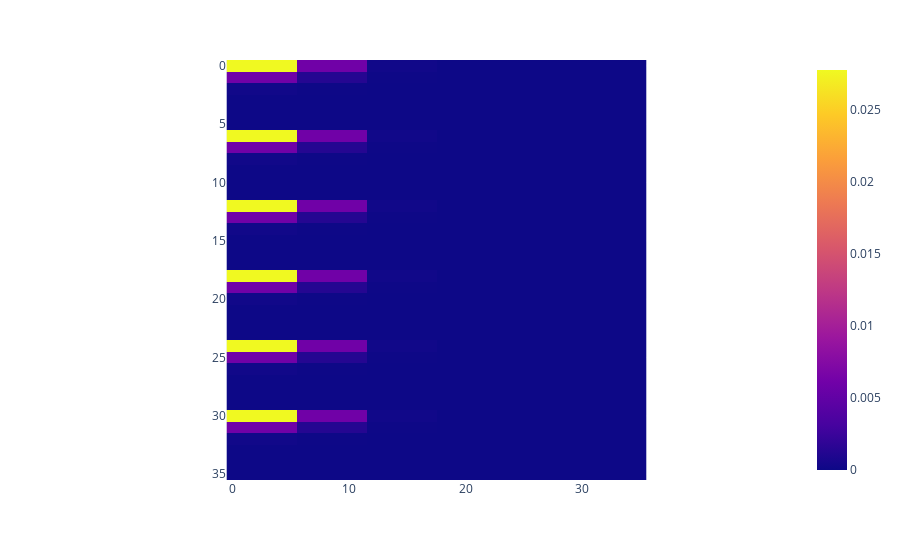

Notebook code for this chart:
### Code cell
px.imshow(T.basis[:,0].reshape((36,36)))

### Figure 1 — Plotly figure (JSON) as saved in the notebook; plotly's stock layout.template omitted (floating-point values rounded to 4 significant figures; data arrays with more than 128 entries replaced by an {"elided": "..."} marker saying what was removed)
{"data": [{"coloraxis": "coloraxis", "type": "heatmap", "z": {"elided": "36x36 float values"}}], "layout": {"coloraxis": {"colorscale": [[0, "#0d0887"], [0.1111, "#46039f"], [0.2222, "#7201a8"], [0.3333, "#9c179e"], [0.4444, "#bd3786"], [0.5556, "#d8576b"], [0.6667, "#ed7953"], [0.7778, "#fb9f3a"], [0.8889, "#fdca26"], [1, "#f0f921"]]}, "margin": {"t": 60}, "xaxis": {"constrain": "domain", "scaleanchor": "y"}, "yaxis": {"autorange": "reversed", "constrain": "domain"}}}
